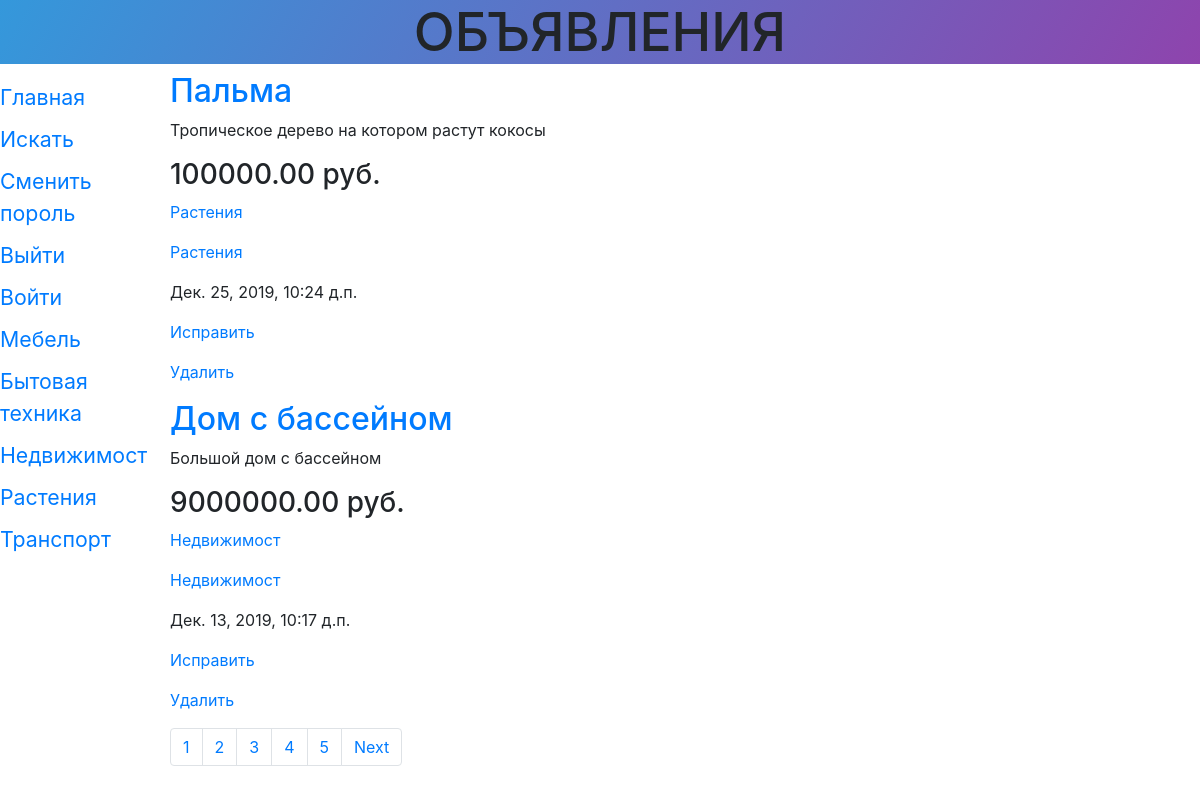
Page /storys/ on the committed database.
### storys/models.py (models this page shows, shortened)
class Rubric(models.Model):
	name = models.CharField(max_length=20, db_index=True, verbose_name = 'Название')
	order = models.SmallIntegerField(default = 0, db_index=True)
	class Meta():
		verbose_name_plural = 'Рубрики'
		verbose_name = 'Рубрика'
		ordering = ['order','name']

class Story(models.Model):
	title = models.CharField(max_length=50, verbose_name='Товар')
	content = models.TextField(null = True, blank=True, verbose_name='Описание')
	price = models.FloatField(null = True, blank=True, verbose_name='Цена')
	published = models.DateTimeField(auto_now_add=True, db_index=True, verbose_name='Опубликовано')
	rubric = models.ForeignKey('Rubric', null=True, on_delete = models.PROTECT,verbose_name = 'Рубрика',
		related_name='entries', related_query_name='entry')
	class Meta():
		verbose_name_plural = 'Объявления'
		verbose_name = 'Объявление'
		ordering = ['-published']

### storys/views.py (the view)
# urls.py: path('', index , name = 'index'),
def index(request):
		rubrics = Rubric.objects.all()
		bbs = Story.objects.all()
		paginator = Paginator(bbs, 2)
		if 'page' in request.GET:
			page_num = request.GET['page']
		else:
			page_num = 1
		page = paginator.get_page(page_num)
		context = {'rubrics': rubrics, 'page':page, 'bbs':page}
		return render(request, 'storys/index.html', context)

### storys/templatetags/filtersandtags.py (called while the page is built)
def currency(value, name='руб.'):
	return '%1.2f %s' % (value, name)

@register.inclusion_tag('tags/ulist.html')
def ulist(*args):
	return {'items':args}

### storys/templates/storys/index.html (shortened to what this page needs)
{% extends "layout/basic.html" %}
{% load filtersandtags %}
{%block content%}
{%for bb in bbs.object_list%}
	<h2><a href="{% url 'detail' pk=bb.pk%}">{{bb.title}}</a></h2>
	<p>{{bb.content}}</p>
	<h3>{{bb.price|currency }}</h3>
	<p><a href="{% url 'by_rubric' bb.rubric.pk%}">
	{{bb.rubric.name}}</a></p>
	<p><a href="{% url 'bbs' bb.rubric.pk%}">
	{{bb.rubric.name}}</a></p>
	<p>{{bb.published|date:'DATETIME_FORMAT'}}</p>
	<p><a href="{% url 'edit' pk=bb.pk%}">Исправить</a></p>
	<p><a href="{% url 'delete' pk=bb.pk %}">Удалить</a></p>
	 {% empty %}
	  <h1>No comment</h1>
{%endfor%}
<ul class="pagination">
	{% for n in bbs.paginator.page_range%}
	<li class="page-item">
		<a class="page-link" href="?page={{n}}">{{n}}</a>
	</li>
	{%endfor%}
	{% if page.has_next %}
	<li class="page-item">
      <a class="page-link" href="?page={{page.next_page_number}}">Next</a>
    </li>
	</ul>
	{% endif %}
{%endblock%}

### storys/templates/layout/basic.html (shortened to what this page needs)
{%load static%}
<!DOCTYPE html>
<html lang="ru-RU">
<head>
	<link rel="stylesheet" href="https://stackpath.bootstrapcdn.com/bootstrap/4.3.1/css/bootstrap.min.css">
	<link rel="stylesheet" type="text/css" href="{% static 'storys/style.css'%}">
</head>
<body>
	<header>
		<h1>Объявления</h1>
	</header>
	<nav>
		<a href="{% url 'index'%}">Главная</a>
		<a href="{% url 'search'%}">Искать</a>
		<a href="{% url 'password_change'%}">Сменить пороль</a>
		<a href="{% url 'logout'%}">Выйти</a>
		{% if user.is_authenticated %}
		{%else%}
		<a href="{% url 'login'%}">Войти</a>
		{%endif%}
		{% for rubric in rubrics%}
		<a href="{% url 'by_rubric' rubric.pk %}">
		{{rubric.name}}</a>
		{%endfor%}
	</nav>
	<section>
		{%block content%}
		{%endblock%}
	</section>
</body>
</html>

### storys/static/storys/style.css (style rules this page uses)
header h1 { background-image: linear-gradient(120deg,#3498db,#8e44ad); font-size: 40pt; text-transform: uppercase; text-align: center; }
nav { font-size: 16pt; width: 150px; float: left; }
nav a { display: block; margin: 10px 0px; }
section { margin-left: 170px; }

### rows in the picture
Rubric: name "Мебель"
Rubric: name "Бытовая техника"
Rubric: name "Недвижимост"
Rubric: name "Растения"
Rubric: name "Транспорт"
Story: title "Пальма", content "Тропическое дерево на котором растут кокосы", price "100000.00 руб.", rubric.name "Растения", published "Дек. 25, 2019, 10:24 д.п."
Story: title "Дом с бассейном", content "Большой дом с бассейном", price "9000000.00 руб.", rubric.name "Недвижимост", published "Дек. 13, 2019, 10:17 д.п."

### other values in the picture
{{ n }} "1" "2" "3" "4" "5"
